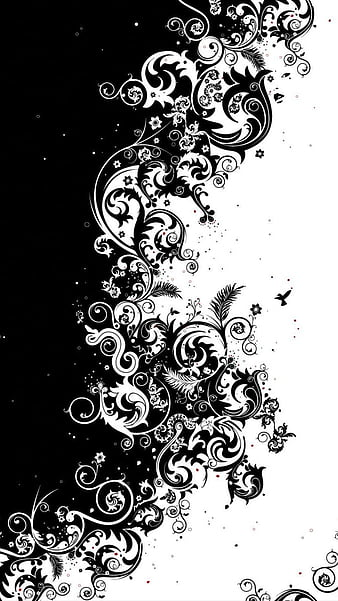
#> input picture Image Processing/final lab/3.jpg, 338 x 601 px, found by its file name
$ python 20.py
#> lines starting #> are read from the running program, lines starting #| are printed output that depends on the picture
import cv2
import numpy as np
from matplotlib import pyplot as plt

# Load the image
image = cv2.imread('./final lab/3.jpg', cv2.IMREAD_GRAYSCALE)
#> image: shape (601, 338); min 0, max 255, mean 125.7

# Apply the Canny edge detector
edges = cv2.Canny(image, 50, 150)
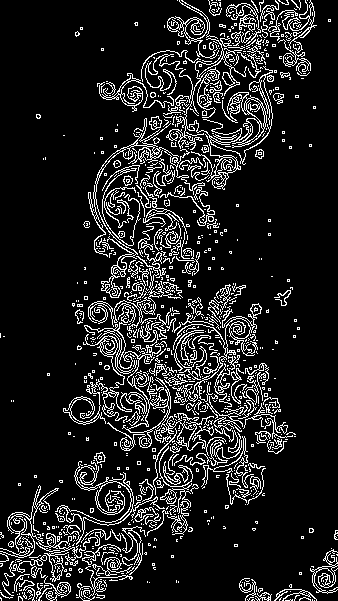
#> edges: shape (601, 338); 13% white in thin lines or dots

# Display the original and edge-detected images
plt.subplot(121), plt.imshow(image, cmap='gray')
plt.title('Original Image'), plt.xticks([]), plt.yticks([])

plt.subplot(122), plt.imshow(edges, cmap='gray')
plt.title('Edge Extraction'), plt.xticks([]), plt.yticks([])

plt.show()
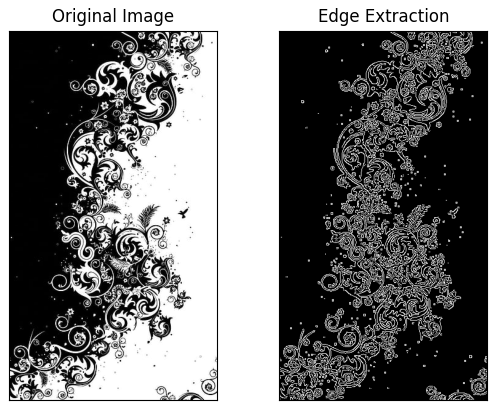
#> figure drawn by matplotlib, 2 panels
